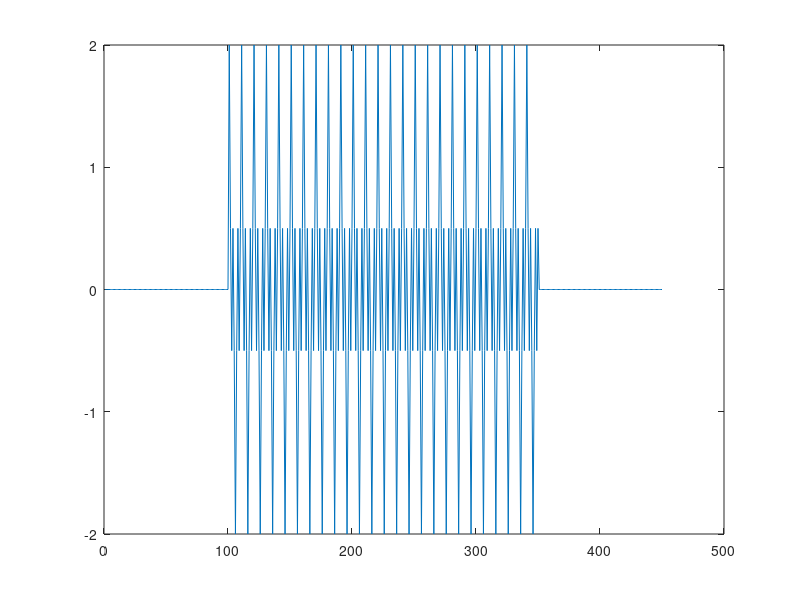
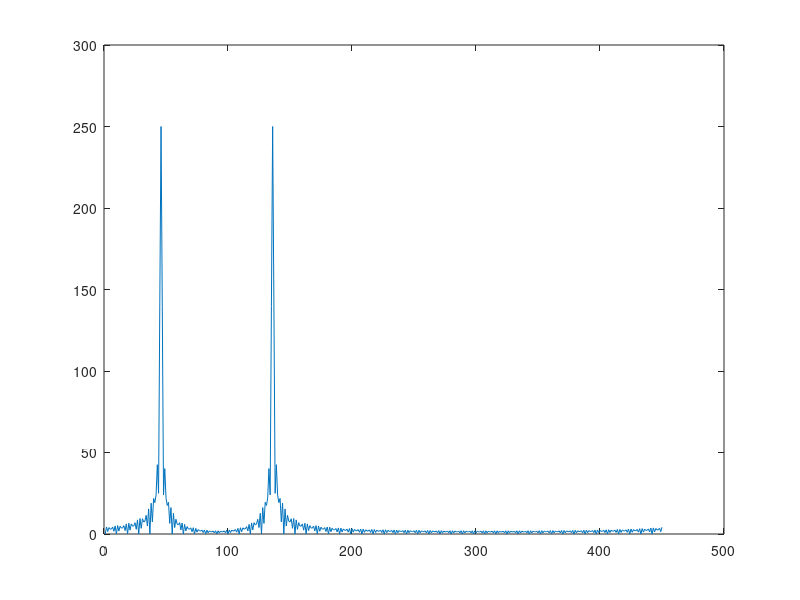
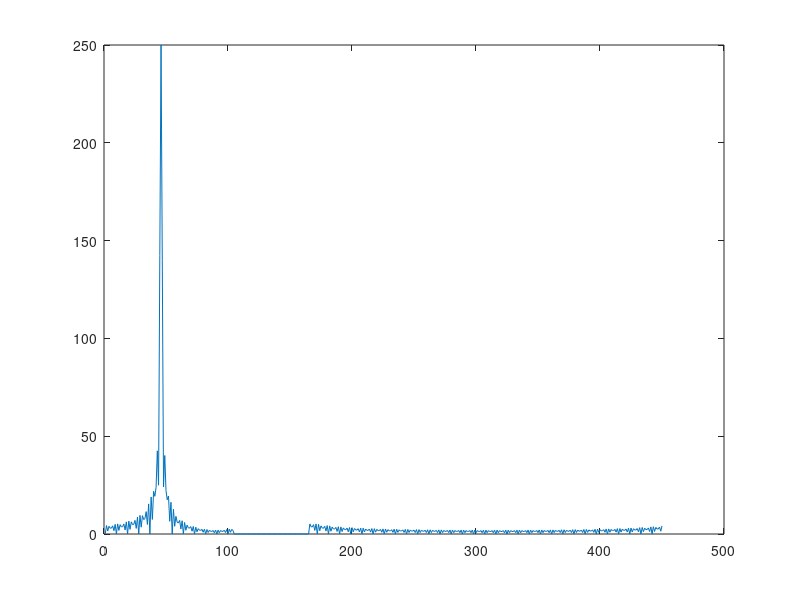
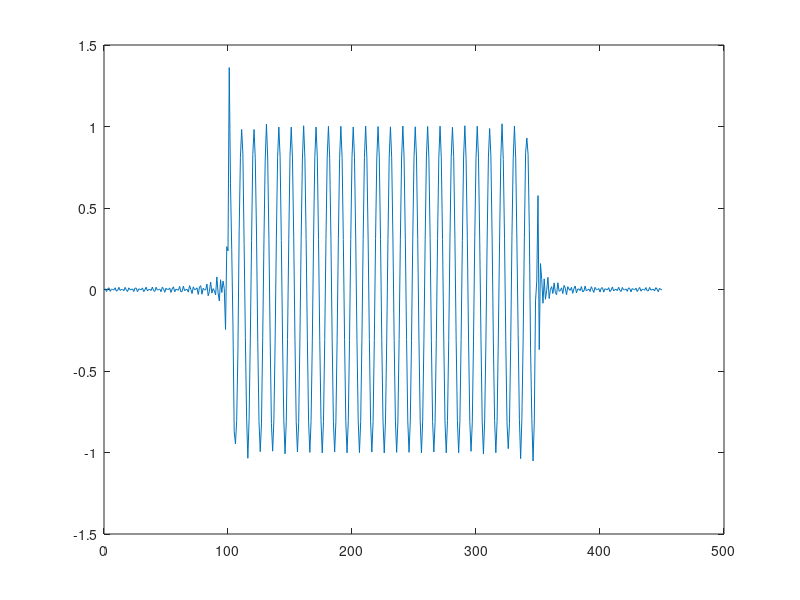

Here is the MATLAB script that generated these plots, in order:
close all
clear all
T = 5e-6;
fADC = 50e6;
t = 0:1/fADC:T - 1/fADC;
f1 = 5e6;
f2 = 15e6;

x1 = exp(j*2*pi*f1*t);
x1 = [zeros(1,100),x1,zeros(1,100)];
x2 = exp(j*2*pi*f2*t);
x2 = [zeros(1,100),x2,zeros(1,100)];
x = x1 + x2;

figure;
plot(real(x))

xfft = fft(x);
figure;
plot(abs(xfft))

xfft(105:165) = 0;
figure;
plot(abs(xfft))

y = ifft(xfft);
figure;
plot(real(y))